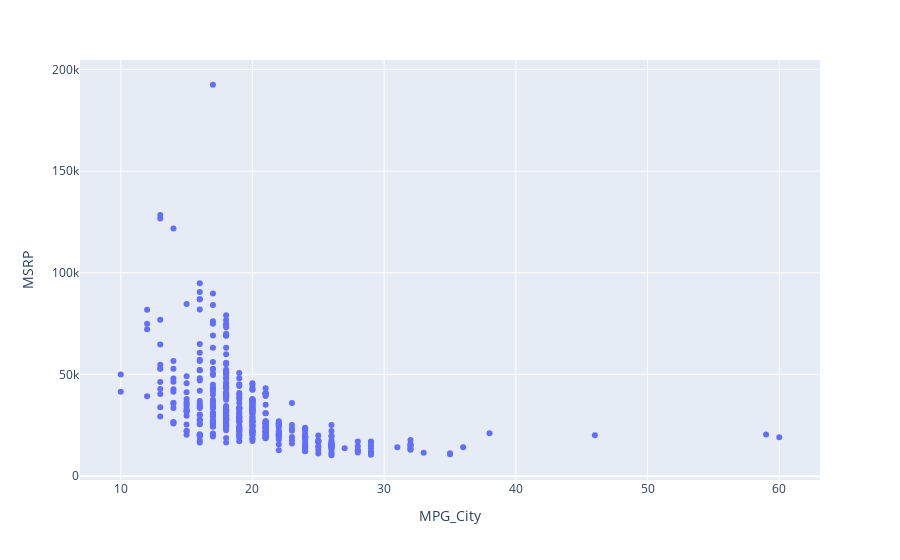

The notebook cell this image was saved under:
### Markdown cell above
En el gráfico se muestra la cantidad de millas por galón que recorre un automóvil según su transmisión

### Code cell
px.scatter(df,x="MPG_City", y="MSRP")

### Figure 1 — Plotly figure (JSON) as saved in the notebook; plotly's stock layout.template omitted (floating-point values rounded to 4 significant figures; data arrays with more than 128 entries replaced by an {"elided": "..."} marker saying what was removed)
{"data": [{"hovertemplate": "MPG_City=%{x}<br>MSRP=%{y}<extra></extra>", "legendgroup": "", "marker": {"color": "#636efa", "symbol": "circle"}, "mode": "markers", "name": "", "orientation": "v", "showlegend": false, "type": "scatter", "x": {"elided": "428 int values"}, "xaxis": "x", "y": {"elided": "428 int values"}, "yaxis": "y"}], "layout": {"legend": {"tracegroupgap": 0}, "margin": {"t": 60}, "xaxis": {"anchor": "y", "domain": [0, 1], "title": {"text": "MPG_City"}}, "yaxis": {"anchor": "x", "domain": [0, 1], "title": {"text": "MSRP"}}}}
